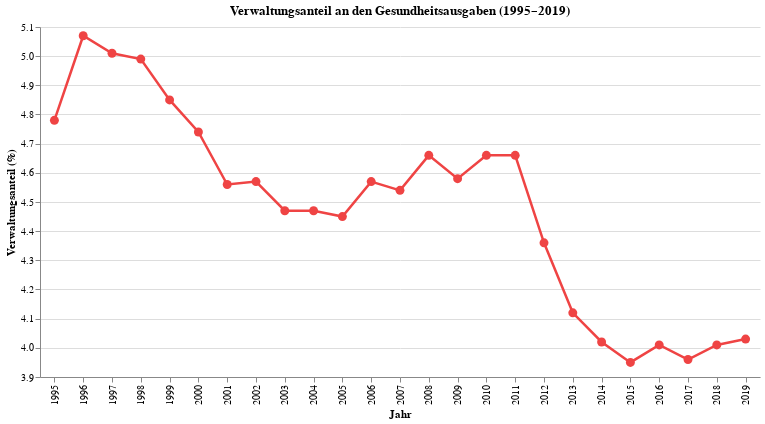

Write the Vega-Lite specification saved for this chart.
### Vega-Lite specification from a JSON file in a GitHub repository (floating-point values rounded to 4 significant figures)
{"$schema": "https://vega.github.io/schema/vega-lite/v5.json", "config": {"font": "Switzer, system-ui, sans-serif", "view": {"stroke": "transparent"}}, "data": {"values": [{"Jahr": 1995, "Total Mio.": 36056, "Verwaltung Mio.": 1725, "Verwaltungsanteil %": 4.78}, {"Jahr": 1996, "Total Mio.": 37773, "Verwaltung Mio.": 1916, "Verwaltungsanteil %": 5.07}, {"Jahr": 1997, "Total Mio.": 38544, "Verwaltung Mio.": 1931, "Verwaltungsanteil %": 5.01}, {"Jahr": 1998, "Total Mio.": 40077, "Verwaltung Mio.": 1999, "Verwaltungsanteil %": 4.99}, {"Jahr": 1999, "Total Mio.": 41330, "Verwaltung Mio.": 2004, "Verwaltungsanteil %": 4.85}, {"Jahr": 2000, "Total Mio.": 43073, "Verwaltung Mio.": 2040, "Verwaltungsanteil %": 4.74}, {"Jahr": 2001, "Total Mio.": 45754, "Verwaltung Mio.": 2085, "Verwaltungsanteil %": 4.56}, {"Jahr": 2002, "Total Mio.": 47629, "Verwaltung Mio.": 2175, "Verwaltungsanteil %": 4.57}, {"Jahr": 2003, "Total Mio.": 49429, "Verwaltung Mio.": 2212, "Verwaltungsanteil %": 4.47}, {"Jahr": 2004, "Total Mio.": 51361, "Verwaltung Mio.": 2297, "Verwaltungsanteil %": 4.47}, {"Jahr": 2005, "Total Mio.": 52388, "Verwaltung Mio.": 2332, "Verwaltungsanteil %": 4.45}, {"Jahr": 2006, "Total Mio.": 53048, "Verwaltung Mio.": 2422, "Verwaltungsanteil %": 4.57}, {"Jahr": 2007, "Total Mio.": 55474, "Verwaltung Mio.": 2520, "Verwaltungsanteil %": 4.54}, {"Jahr": 2008, "Total Mio.": 58563, "Verwaltung Mio.": 2727, "Verwaltungsanteil %": 4.66}, {"Jahr": 2009, "Total Mio.": 61157, "Verwaltung Mio.": 2802, "Verwaltungsanteil %": 4.58}, {"Jahr": 2010, "Total Mio.": 62565, "Verwaltung Mio.": 2918, "Verwaltungsanteil %": 4.66}, {"Jahr": 2011, "Total Mio.": 64243, "Verwaltung Mio.": 2996, "Verwaltungsanteil %": 4.66}, {"Jahr": 2012, "Total Mio.": 66512, "Verwaltung Mio.": 2899, "Verwaltungsanteil %": 4.36}, {"Jahr": 2013, "Total Mio.": 69118, "Verwaltung Mio.": 2845, "Verwaltungsanteil %": 4.12}, {"Jahr": 2014, "Total Mio.": 71429, "Verwaltung Mio.": 2870, "Verwaltungsanteil %": 4.02}, {"Jahr": 2015, "Total Mio.": 74385, "Verwaltung Mio.": 2935, "Verwaltungsanteil %": 3.95}, {"Jahr": 2016, "Total Mio.": 77455, "Verwaltung Mio.": 3103, "Verwaltungsanteil %": 4.01}, {"Jahr": 2017, "Total Mio.": 79643, "Verwaltung Mio.": 3157, "Verwaltungsanteil %": 3.96}, {"Jahr": 2018, "Total Mio.": 80242, "Verwaltung Mio.": 3216, "Verwaltungsanteil %": 4.01}, {"Jahr": 2019, "Total Mio.": 82472, "Verwaltung Mio.": 3326, "Verwaltungsanteil %": 4.03}]}, "encoding": {"color": {"value": "#ef4444"}, "x": {"field": "Jahr", "title": "Jahr", "type": "ordinal"}, "y": {"field": "Verwaltungsanteil %", "scale": {"zero": false}, "title": "Verwaltungsanteil (%)", "type": "quantitative"}}, "height": 350, "mark": {"point": {"size": 80}, "strokeWidth": 2.5, "type": "line"}, "title": "Verwaltungsanteil an den Gesundheitsausgaben (1995–2019)", "width": 720}
